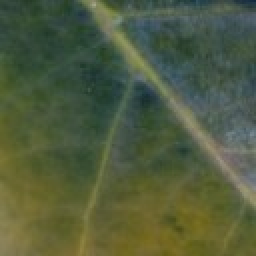
#> input picture model/demo_samples/cercospora_1.jpg, 128 x 128 px, given in place of 1(105).jpg, which was not available (shown 2 times larger)
$ python make_journey_fixtures.py
#> lines starting #> are read from the running program, lines starting #| are printed output that depends on the picture; pictures that were not available may be replaced by others from this repository, and a replacement may not be noted
"""Builds the images used by tests/e2e/journey.mjs (needs pillow + numpy; e.g. /home/user/venv-train/bin/python).

  journey_roya.jpg     the FIRST leaf-rust image of the model's held-out TEST split (manifest order, not
                       hand-picked): JMuBEN Leaf_rust/1(105).jpg, CC BY 4.0, Jepkoech et al. 2021. Unchanged.
  journey_blurred.jpg  the same image, Gaussian blur radius 6, upscaled to 960x960 like a phone photo -> UNSR
  journey_object.jpg   a synthetic non-plant photo (a blue bucket on a concrete floor), drawn here -> UNSR/OTHR

PlantDoc and Imagenette test images are NOT copied into the repo (web-collected / ImageNet terms): journey.mjs
reads them from $DATA_RAW (default /home/user/data_raw) and skips those two checks when they are missing.
Run: python tests/e2e/make_journey_fixtures.py [path to the raw JMuBEN rust image]

  python tests/e2e/make_journey_fixtures.py --pick-plantdoc   (needs onnxruntime + the prepared data)
prints the PlantDoc image journey.mjs uses, by a fixed rule: the FIRST plantdoc test image in manifest order
(<data>/manifest.csv, split=test, selected=1) that the shipped model (app/model/, decided like the app: blur check,
top-1 >= threshold, otro -> fail-safe) rejects. The first one, Apple Scab Leaf/Apple-Scab-image-02.jpg, is a known v2
false alarm (roya 0.98 at t = 0.90; one of the 8 of 446 otro test images v2 accepts, reports/model_eval.md (a))."""
import os
import sys

if "--pick-plantdoc" in sys.argv:
    import csv
    import json

    import numpy as np
    import onnxruntime as ort
    from PIL import Image
    REPO = os.path.dirname(os.path.dirname(os.path.dirname(os.path.abspath(__file__))))
    sys.path.insert(0, os.path.join(REPO, 'model'))
    from blur import center_square, laplacian_variance
    data = os.environ.get('DATA', '/home/user/data_proc/cafetal')
    labels = json.load(open(os.path.join(REPO, 'app/model/labels.json')))
    sess = ort.InferenceSession(os.path.join(REPO, 'app/model', labels['file']), providers=['CPUExecutionProvider'])
    size, classes = labels['input']['size'], labels['classes']
    for r in csv.DictReader(open(os.path.join(data, 'manifest.csv'))):
        if r['source'] != 'plantdoc' or r['split'] != 'test' or r['selected'] != '1':
            continue
        im = Image.open(r['path']).convert('RGB')
        x = np.asarray(center_square(im).resize((size, size), Image.BILINEAR), np.float32)[None]
        p = sess.run(None, {labels['input']['name']: x})[0][0]
        k = int(p.argmax())
        duda = laplacian_variance(im) < labels['blur_threshold'] or classes[k] == 'otro' or p[k] < labels['threshold']
        print(f"{'UNSR' if duda else classes[k]:10s} top {classes[k]} {p[k]:.3f}  {r['path']}")
        if duda:
            break
    sys.exit(0)

import numpy as np
from PIL import Image, ImageDraw, ImageFilter

HERE = os.path.dirname(os.path.abspath(__file__))
OUT = os.path.join(HERE, 'fixtures')
RAW = os.environ.get('DATA_RAW', '/home/user/data_raw')
SRC = sys.argv[1] if len(sys.argv) > 1 else \
    os.path.join(RAW, 'arabica/arabica_coffee_leaf_disease_classification/Leaf_rust/1(105).jpg')
os.makedirs(OUT, exist_ok=True)

leaf = Image.open(SRC).convert('RGB')
#> leaf is the input picture: PIL image 128x128 RGB; mean R, G, B 80.4, 91.9, 62.6
leaf.save(os.path.join(OUT, 'journey_roya.jpg'), quality=95)
leaf.filter(ImageFilter.GaussianBlur(6)).resize((960, 960), Image.BICUBIC) \
    .save(os.path.join(OUT, 'journey_blurred.jpg'), quality=90)
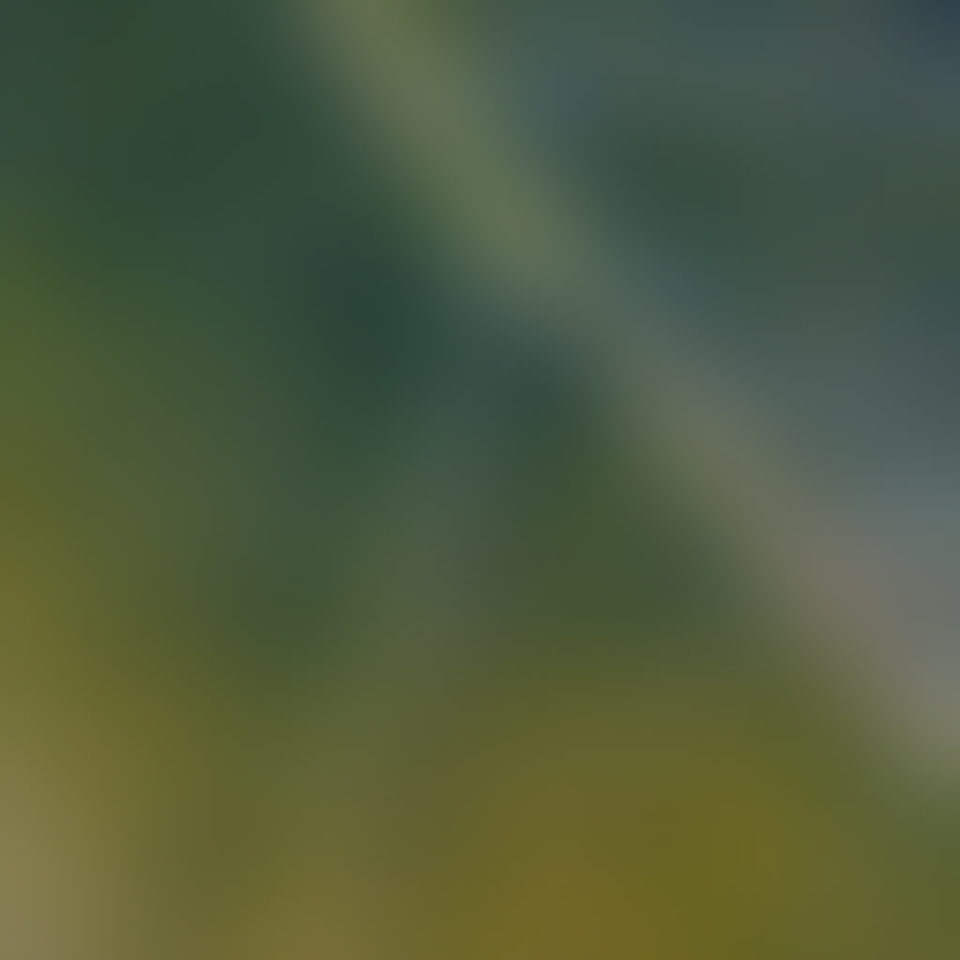
#> saved as journey_blurred.jpg: PIL image 960x960 RGB; mean R, G, B 80.4, 91.8, 62.6

rng = np.random.default_rng(7)
w, h = 960, 720
floor = np.linspace(150, 110, h)[:, None, None] * np.ones((h, w, 3)) + rng.normal(0, 9, (h, w, 3))
img = Image.fromarray(np.clip(floor, 0, 255).astype('uint8'))
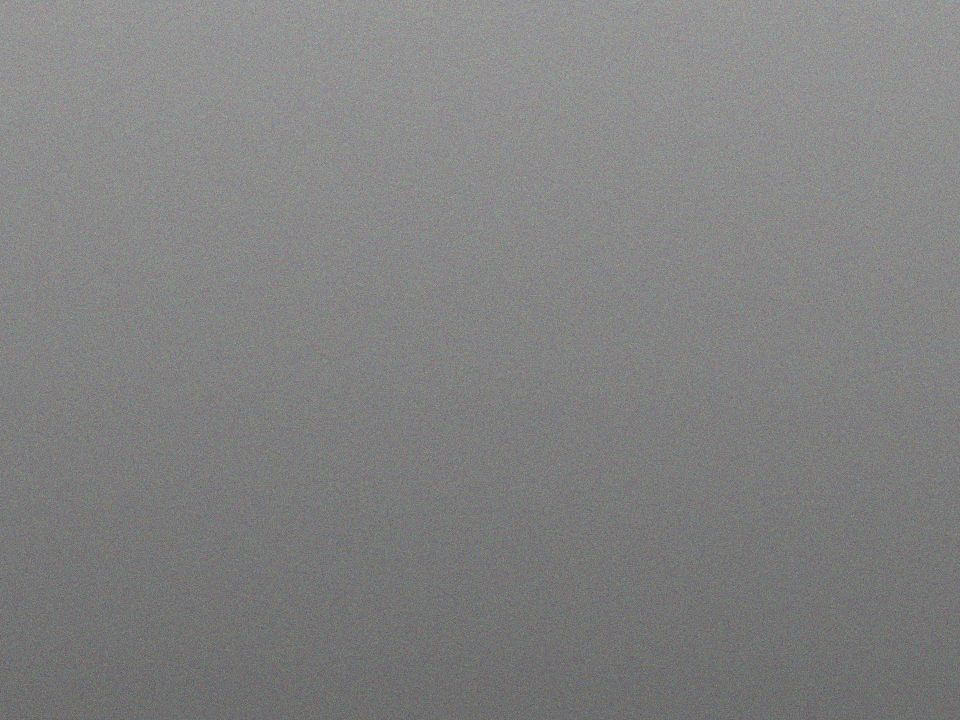
#> img: PIL image 960x720 RGB; mean R, G, B 129.5, 129.5, 129.5
d = ImageDraw.Draw(img)
d.polygon([(330, 230), (630, 230), (590, 600), (370, 600)], fill=(30, 80, 190))   # bucket body
d.ellipse((330, 200, 630, 260), fill=(20, 60, 160), outline=(15, 40, 110), width=6)  # rim
d.ellipse((370, 580, 590, 620), fill=(25, 70, 175))
d.arc((350, 90, 610, 330), 200, 340, fill=(60, 60, 60), width=8)                      # handle
d.rectangle((0, 640, w, h), fill=(95, 90, 85))                                        # step
img = img.filter(ImageFilter.GaussianBlur(0.6))
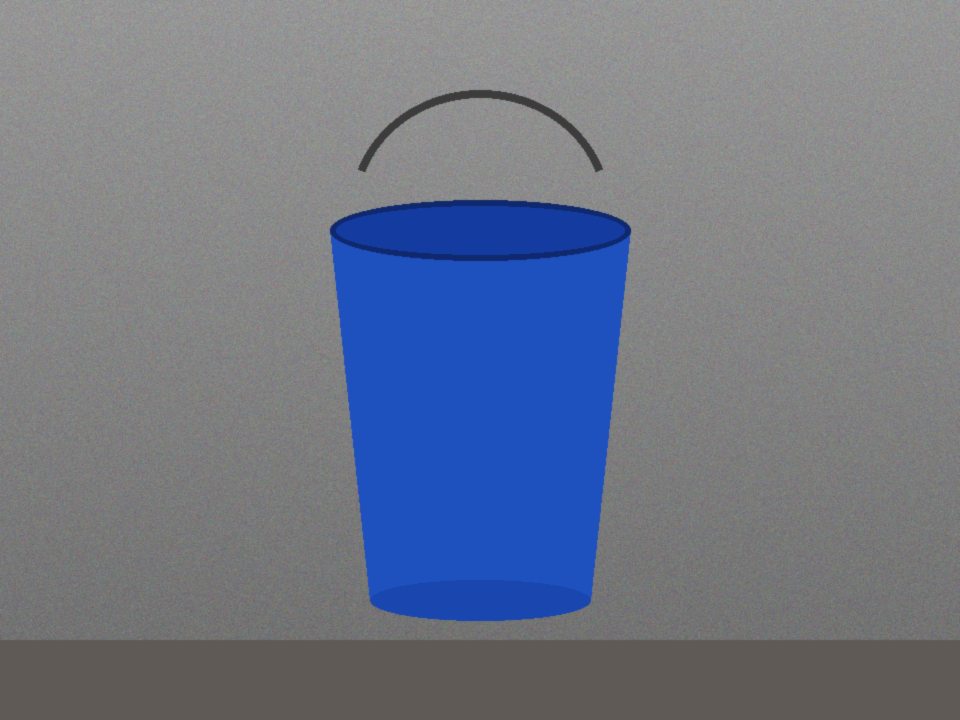
#> img: PIL image 960x720 RGB; mean R, G, B 112, 118.9, 135
img.save(os.path.join(OUT, 'journey_object.jpg'), quality=88)
print('wrote', [f for f in sorted(os.listdir(OUT)) if f.startswith('journey_')])
